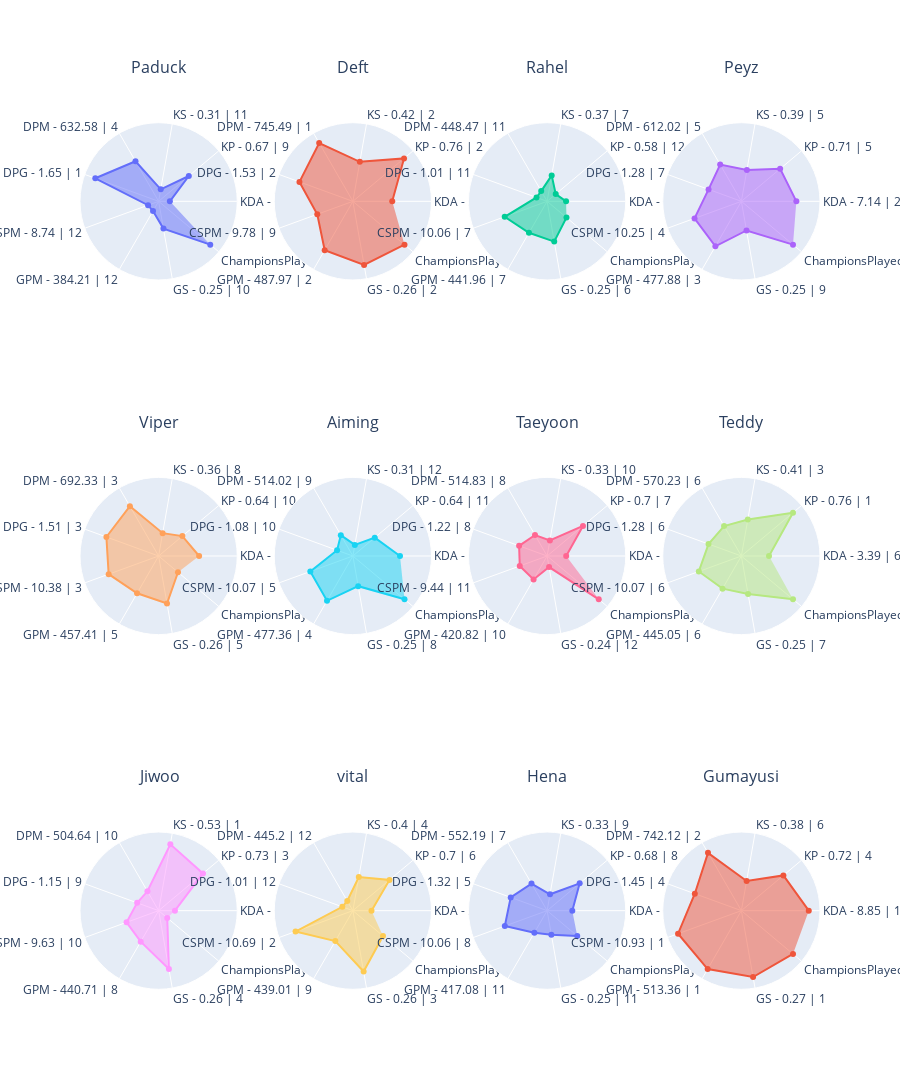

The cell this chart's notebook holds for it:
### Code cell
df = players_stats.loc[players_stats["Position"] == positions[3]]
min_value, max_value = get_min_max_value(df, columns)

ROWS, COLUMNS = get_rows_columns(df, 4)

fig = get_fig_subplots(df, ROWS, COLUMNS)
for i, player_name in enumerate(df.index):
    _df = df.loc[player_name, columns]
    theta_list = get_theta_list(df, player_name, origin_columns)

    r, c = get_rc(i, COLUMNS)
    fig.add_trace(
        go.Scatterpolar(r=_df, theta=theta_list, fill="toself", name=player_name),
        row=r,
        col=c,
    )

fig.update_layout(
    height=400 * ROWS,
    showlegend=False,
    title=dict(y=1),
)
fig.update_annotations(yshift=20)
fig.update_polars(
    radialaxis=dict(range=[min_value - 0.2, max_value + 0.2], visible=False)
)
fig.show()

### Figure 1 — Plotly figure (JSON) as saved in the notebook; plotly's stock layout.template omitted (floating-point values rounded to 4 significant figures)
{"data": [{"fill": "toself", "name": "Paduck", "r": [0, 0.5016, 0.01677, 0.624, 1.0, 0, 0, 0.2931, 1], "subplot": "polar", "theta": ["KDA - 1.14 | 12", "KP - 0.67 | 9", "KS - 0.31 | 11", "DPM - 632.58 | 4", "DPG - 1.65 | 1", "CSPM - 8.74 | 12", "GPM - 384.21 | 12", "GS - 0.25 | 10", "ChampionsPlayed - 6 | 1"], "type": "scatterpolar"}, {"fill": "toself", "name": "Deft", "r": [0.501, 0.9893, 0.5143, 1, 0.8122, 0.4746, 0.8034, 0.9491, 1], "subplot": "polar2", "theta": ["KDA - 5.0 | 5", "KP - 0.76 | 2", "KS - 0.42 | 2", "DPM - 745.49 | 1", "DPG - 1.53 | 2", "CSPM - 9.78 | 9", "GPM - 487.97 | 2", "GS - 0.26 | 2", "ChampionsPlayed - 6 | 1"], "type": "scatterpolar"}, {"fill": "toself", "name": "Rahel", "r": [0.1377, 0, 0.2691, 0.01086, 0.0009688, 0.604, 0.4472, 0.5282, 0.25], "subplot": "polar3", "theta": ["KDA - 2.2 | 9", "KP - 0.58 | 12", "KS - 0.37 | 7", "DPM - 448.47 | 11", "DPG - 1.01 | 11", "CSPM - 10.06 | 7", "GPM - 441.96 | 7", "GS - 0.25 | 6", "ChampionsPlayed - 3 | 10"], "type": "scatterpolar"}, {"fill": "toself", "name": "Peyz", "r": [0.779, 0.7013, 0.3651, 0.5555, 0.4216, 0.6875, 0.7253, 0.3269, 1], "subplot": "polar4", "theta": ["KDA - 7.14 | 2", "KP - 0.71 | 5", "KS - 0.39 | 5", "DPM - 612.02 | 5", "DPG - 1.28 | 7", "CSPM - 10.25 | 4", "GPM - 477.88 | 3", "GS - 0.25 | 9", "ChampionsPlayed - 6 | 1"], "type": "scatterpolar"}, {"fill": "toself", "name": "Viper", "r": [0.5209, 0.3514, 0.2131, 0.823, 0.7899, 0.7467, 0.5668, 0.6599, 0.25], "subplot": "polar5", "theta": ["KDA - 5.15 | 4", "KP - 0.64 | 10", "KS - 0.36 | 8", "DPM - 692.33 | 3", "DPG - 1.51 | 3", "CSPM - 10.38 | 3", "GPM - 457.41 | 5", "GS - 0.26 | 5", "ChampionsPlayed - 3 | 10"], "type": "scatterpolar"}, {"fill": "toself", "name": "Aiming", "r": [0.6394, 0.3091, 0, 0.2292, 0.09913, 0.6067, 0.7213, 0.3454, 1], "subplot": "polar6", "theta": ["KDA - 6.07 | 3", "KP - 0.64 | 11", "KS - 0.31 | 12", "DPM - 514.02 | 9", "DPG - 1.08 | 10", "CSPM - 10.07 | 5", "GPM - 477.36 | 4", "GS - 0.25 | 8", "ChampionsPlayed - 6 | 1"], "type": "scatterpolar"}, {"fill": "toself", "name": "Taeyoon", "r": [0.1395, 0.6335, 0.08044, 0.2319, 0.3309, 0.3186, 0.2835, 0, 1], "subplot": "polar7", "theta": ["KDA - 2.21 | 8", "KP - 0.7 | 7", "KS - 0.33 | 10", "DPM - 514.83 | 8", "DPG - 1.22 | 8", "CSPM - 9.44 | 11", "GPM - 420.82 | 10", "GS - 0.24 | 12", "ChampionsPlayed - 6 | 1"], "type": "scatterpolar"}, {"fill": "toself", "name": "Teddy", "r": [0.2922, 1, 0.4612, 0.4163, 0.4225, 0.6063, 0.4711, 0.4888, 1], "subplot": "polar8", "theta": ["KDA - 3.39 | 6", "KP - 0.76 | 1", "KS - 0.41 | 3", "DPM - 570.23 | 6", "DPG - 1.28 | 6", "CSPM - 10.07 | 6", "GPM - 445.05 | 6", "GS - 0.25 | 7", "ChampionsPlayed - 6 | 1"], "type": "scatterpolar"}, {"fill": "toself", "name": "Jiwoo", "r": [0.0901, 0.8311, 1.0, 0.1979, 0.2071, 0.4075, 0.4375, 0.8543, 0], "subplot": "polar9", "theta": ["KDA - 1.83 | 11", "KP - 0.73 | 3", "KS - 0.53 | 1", "DPM - 504.64 | 10", "DPG - 1.15 | 9", "CSPM - 9.63 | 10", "GPM - 440.71 | 8", "GS - 0.26 | 4", "ChampionsPlayed - 2 | 12"], "type": "scatterpolar"}, {"fill": "toself", "name": "vital", "r": [0.1317, 0.6517, 0.4091, 0, 0, 0.8864, 0.4243, 0.9005, 0.5], "subplot": "polar10", "theta": ["KDA - 2.15 | 10", "KP - 0.7 | 6", "KS - 0.4 | 4", "DPM - 445.2 | 12", "DPG - 1.01 | 12", "CSPM - 10.69 | 2", "GPM - 439.01 | 9", "GS - 0.26 | 3", "ChampionsPlayed - 4 | 8"], "type": "scatterpolar"}, {"fill": "toself", "name": "Hena", "r": [0.2483, 0.5567, 0.09626, 0.3563, 0.49, 0.6018, 0.2545, 0.2341, 0.5], "subplot": "polar11", "theta": ["KDA - 3.05 | 7", "KP - 0.68 | 8", "KS - 0.33 | 9", "DPM - 552.19 | 7", "DPG - 1.32 | 5", "CSPM - 10.06 | 8", "GPM - 417.08 | 11", "GS - 0.25 | 11", "ChampionsPlayed - 4 | 8"], "type": "scatterpolar"}, {"fill": "toself", "name": "Gumayusi", "r": [1, 0.7769, 0.3366, 0.9888, 0.6824, 1, 1, 1, 1], "subplot": "polar12", "theta": ["KDA - 8.85 | 1", "KP - 0.72 | 4", "KS - 0.38 | 6", "DPM - 742.12 | 2", "DPG - 1.45 | 4", "CSPM - 10.93 | 1", "GPM - 513.36 | 1", "GS - 0.27 | 1", "ChampionsPlayed - 6 | 1"], "type": "scatterpolar"}], "layout": {"annotations": [{"font": {"size": 16}, "showarrow": false, "text": "Paduck", "x": 0.1062, "xanchor": "center", "xref": "paper", "y": 1, "yanchor": "bottom", "yref": "paper", "yshift": 20}, {"font": {"size": 16}, "showarrow": false, "text": "Deft", "x": 0.3688, "xanchor": "center", "xref": "paper", "y": 1, "yanchor": "bottom", "yref": "paper", "yshift": 20}, {"font": {"size": 16}, "showarrow": false, "text": "Rahel", "x": 0.6313, "xanchor": "center", "xref": "paper", "y": 1, "yanchor": "bottom", "yref": "paper", "yshift": 20}, {"font": {"size": 16}, "showarrow": false, "text": "Peyz", "x": 0.8938, "xanchor": "center", "xref": "paper", "y": 1, "yanchor": "bottom", "yref": "paper", "yshift": 20}, {"font": {"size": 16}, "showarrow": false, "text": "Viper", "x": 0.1062, "xanchor": "center", "xref": "paper", "y": 0.6111, "yanchor": "bottom", "yref": "paper", "yshift": 20}, {"font": {"size": 16}, "showarrow": false, "text": "Aiming", "x": 0.3688, "xanchor": "center", "xref": "paper", "y": 0.6111, "yanchor": "bottom", "yref": "paper", "yshift": 20}, {"font": {"size": 16}, "showarrow": false, "text": "Taeyoon", "x": 0.6313, "xanchor": "center", "xref": "paper", "y": 0.6111, "yanchor": "bottom", "yref": "paper", "yshift": 20}, {"font": {"size": 16}, "showarrow": false, "text": "Teddy", "x": 0.8938, "xanchor": "center", "xref": "paper", "y": 0.6111, "yanchor": "bottom", "yref": "paper", "yshift": 20}, {"font": {"size": 16}, "showarrow": false, "text": "Jiwoo", "x": 0.1062, "xanchor": "center", "xref": "paper", "y": 0.2222, "yanchor": "bottom", "yref": "paper", "yshift": 20}, {"font": {"size": 16}, "showarrow": false, "text": "vital", "x": 0.3688, "xanchor": "center", "xref": "paper", "y": 0.2222, "yanchor": "bottom", "yref": "paper", "yshift": 20}, {"font": {"size": 16}, "showarrow": false, "text": "Hena", "x": 0.6313, "xanchor": "center", "xref": "paper", "y": 0.2222, "yanchor": "bottom", "yref": "paper", "yshift": 20}, {"font": {"size": 16}, "showarrow": false, "text": "Gumayusi", "x": 0.8938, "xanchor": "center", "xref": "paper", "y": 0.2222, "yanchor": "bottom", "yref": "paper", "yshift": 20}], "height": 1200, "polar": {"domain": {"x": [0, 0.2125], "y": [0.7778, 1]}, "radialaxis": {"range": [-0.2, 1.2], "visible": false}}, "polar10": {"domain": {"x": [0.2625, 0.475], "y": [0, 0.2222]}, "radialaxis": {"range": [-0.2, 1.2], "visible": false}}, "polar11": {"domain": {"x": [0.525, 0.7375], "y": [0, 0.2222]}, "radialaxis": {"range": [-0.2, 1.2], "visible": false}}, "polar12": {"domain": {"x": [0.7875, 1], "y": [0, 0.2222]}, "radialaxis": {"range": [-0.2, 1.2], "visible": false}}, "polar2": {"domain": {"x": [0.2625, 0.475], "y": [0.7778, 1]}, "radialaxis": {"range": [-0.2, 1.2], "visible": false}}, "polar3": {"domain": {"x": [0.525, 0.7375], "y": [0.7778, 1]}, "radialaxis": {"range": [-0.2, 1.2], "visible": false}}, "polar4": {"domain": {"x": [0.7875, 1], "y": [0.7778, 1]}, "radialaxis": {"range": [-0.2, 1.2], "visible": false}}, "polar5": {"domain": {"x": [0, 0.2125], "y": [0.3889, 0.6111]}, "radialaxis": {"range": [-0.2, 1.2], "visible": false}}, "polar6": {"domain": {"x": [0.2625, 0.475], "y": [0.3889, 0.6111]}, "radialaxis": {"range": [-0.2, 1.2], "visible": false}}, "polar7": {"domain": {"x": [0.525, 0.7375], "y": [0.3889, 0.6111]}, "radialaxis": {"range": [-0.2, 1.2], "visible": false}}, "polar8": {"domain": {"x": [0.7875, 1], "y": [0.3889, 0.6111]}, "radialaxis": {"range": [-0.2, 1.2], "visible": false}}, "polar9": {"domain": {"x": [0, 0.2125], "y": [0, 0.2222]}, "radialaxis": {"range": [-0.2, 1.2], "visible": false}}, "showlegend": false, "title": {"y": 1}}}
